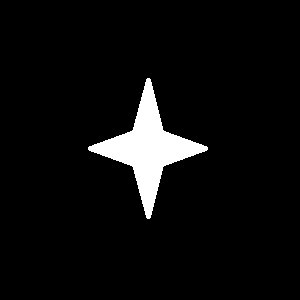
#> input picture test.jpg, 300 x 300 px
$ python -i filters.py   (imports and definitions only)   (older library calls are emulated)
#> lines starting #> are read from the running program, lines starting #| are printed output that depends on the picture
#> further down, picture is the input picture: shape (300, 300, 3); min 0, max 255, mean 13.3
import cv2
import numpy
import utils


def strokeEdges(src, dst, blurKsize = 7, edgeKsize = 5):
#> called with dst = 'out.png', blurKsize = 7, edgeKsize = 5
    if blurKsize >= 3:
        blurredSrc = cv2.medianBlur(src, blurKsize)
        graySrc = cv2.cvtColor(blurredSrc, cv2.COLOR_BGR2GRAY)
    else:
        graySrc = cv2.cvtColor(src, cv2.COLOR_BGR2GRAY)
    cv2.Laplacian(graySrc, cv2.cv.CV_8U, graySrc, ksize = edgeKsize)
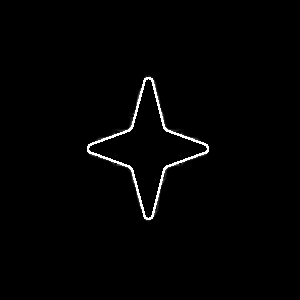
#> graySrc: shape (300, 300); min 0, max 255, mean 3.3
    normalizedInverseAlpha = (1.0 / 255) * (255 - graySrc)
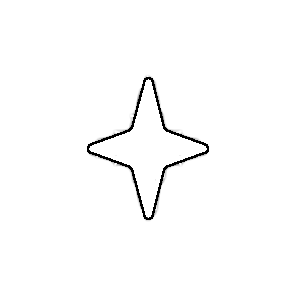
#> normalizedInverseAlpha: shape (300, 300) float64; min 0, max 1, mean 0.987
    channels = cv2.split(src)
    for channel in channels:
        channel[:] = channel * normalizedInverseAlpha
#> this loop made 3 passes
#> (the run stopped early here; a loop or call above may not have finished)
